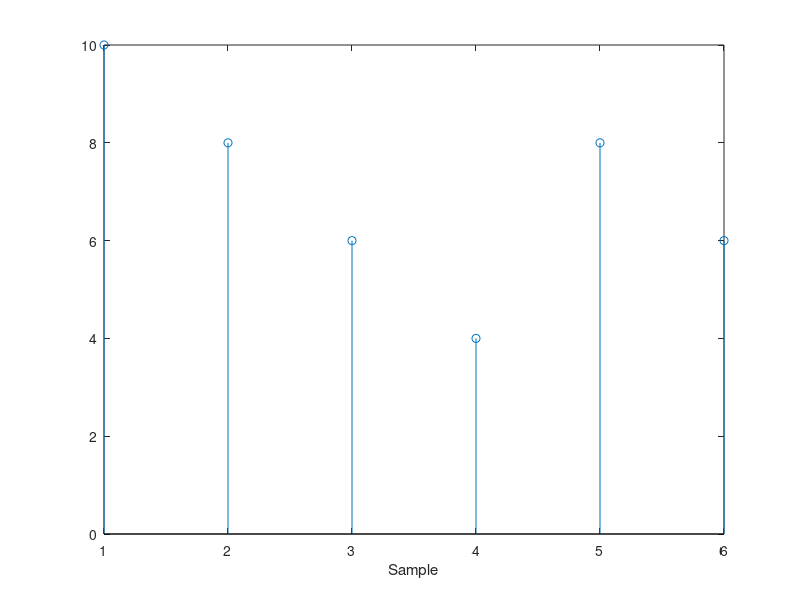
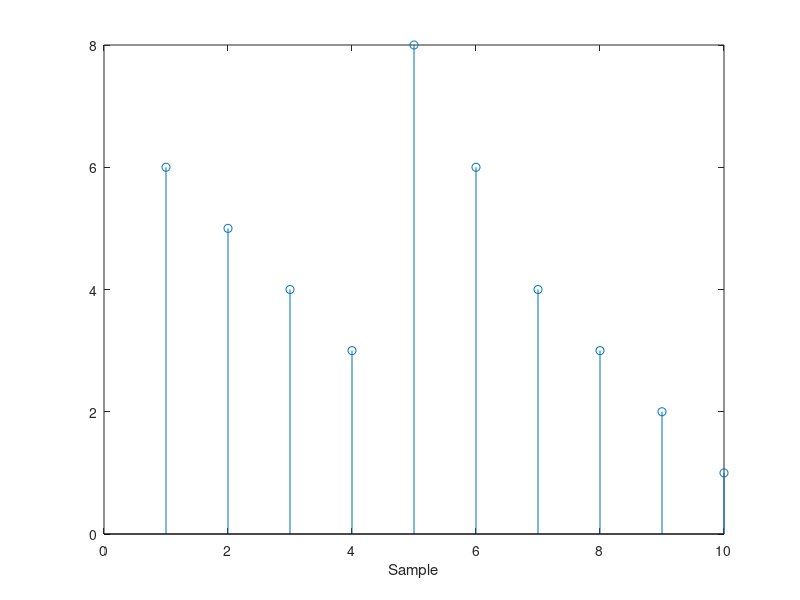
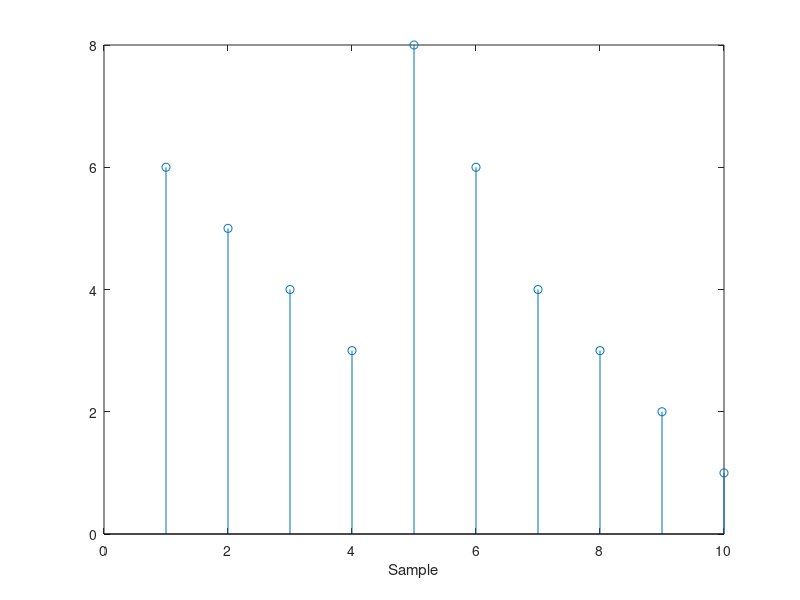

Write the MATLAB code that produced these figures, in order.
x1=[6 5 4  3 2 1];
x2=[1 0 0 0 1];
y_circular_6=cconv(x1,x2,6);
y_circular_10=cconv(x1,x2,10);
y_linear=conv(x1,x2);

figure();
stem(y_circular_6);
xlabel('Sample');

figure();
stem(y_circular_10);
xlabel('Sample');

figure();
stem(y_linear);
xlabel('Sample');
